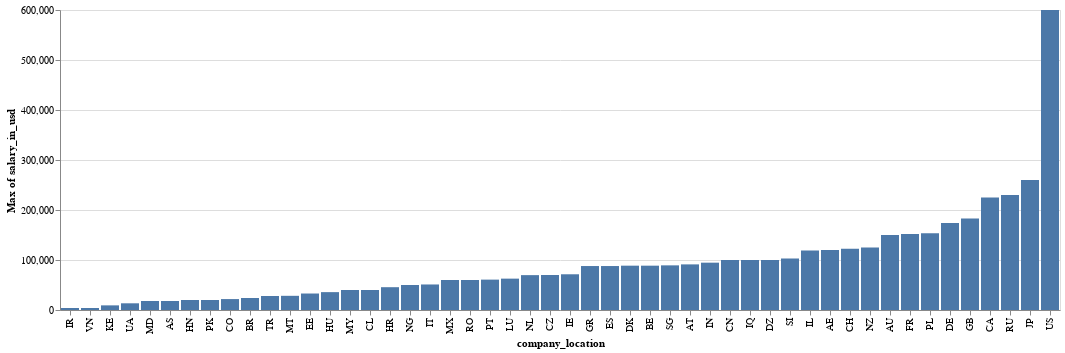

Here is the notebook cell this chart was saved with:
### Code cell
alt.Chart(data).mark_bar().encode(
    y=alt.Y(field="salary_in_usd", type="quantitative", aggregate="max"),
    x=alt.X(field="company_location", type="nominal", sort=alt.EncodingSortField(field="salary_in_usd", op="max"))
)

### Figure 1 — Vega-Lite specification as saved in the notebook (floating-point values rounded to 4 significant figures; data arrays with more than 128 entries replaced by an {"elided": "..."} marker saying what was removed)
{"config": {"view": {"continuousWidth": 400, "continuousHeight": 300}}, "data": {"name": "data-60fca8d5ce873afda9dde303bdad00cf"}, "mark": "bar", "encoding": {"x": {"type": "nominal", "field": "company_location", "sort": {"field": "salary_in_usd", "op": "max"}}, "y": {"type": "quantitative", "aggregate": "max", "field": "salary_in_usd"}}, "$schema": "https://vega.github.io/schema/vega-lite/v4.8.1.json", "datasets": {"data-60fca8d5ce873afda9dde303bdad00cf": {"elided": "607 records"}}}
